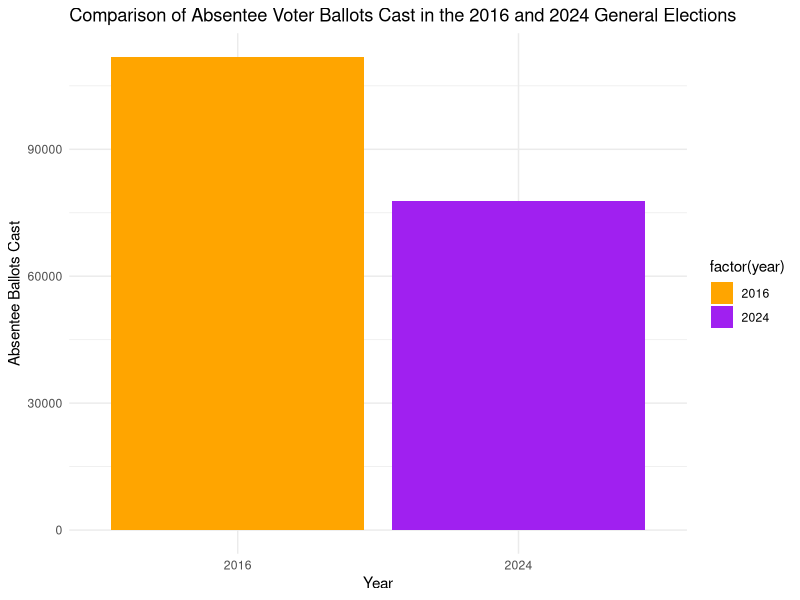
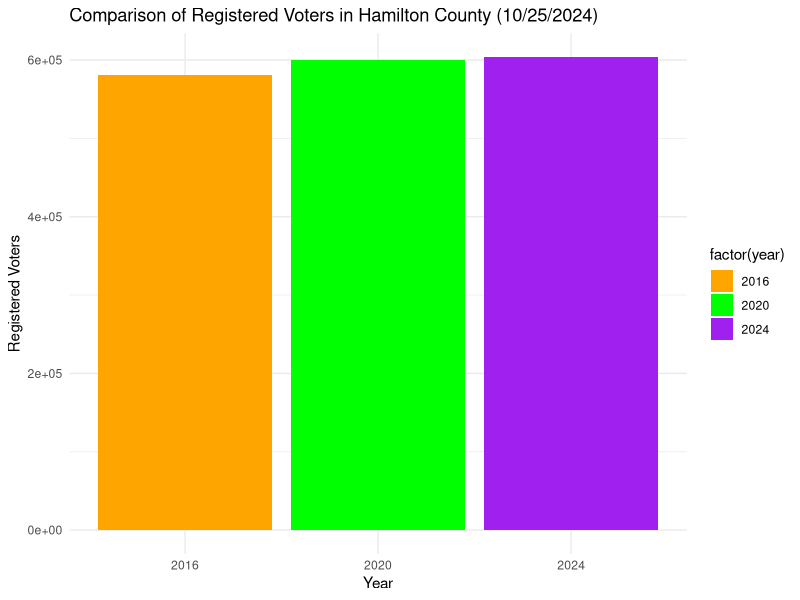
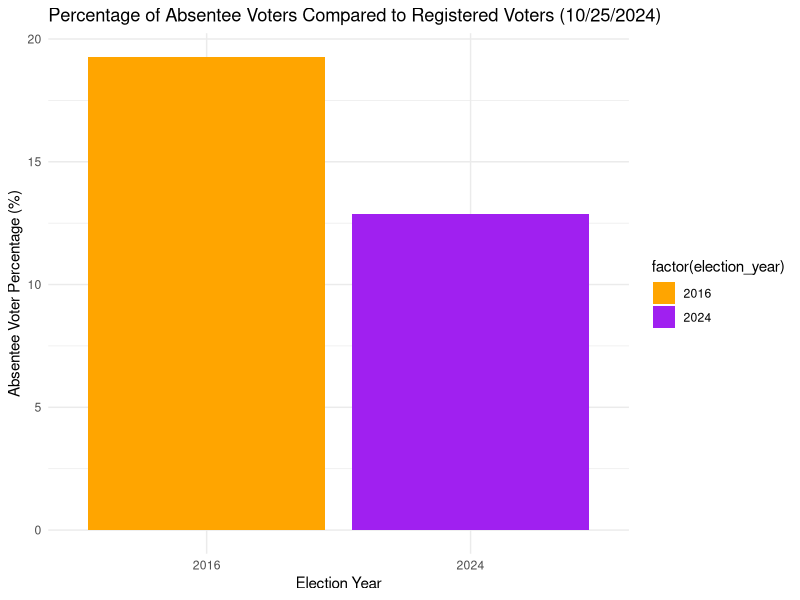

R code for these plots, in order:
## ---- chunk 1
library(tidyverse)
library(ggplot2)

# Input data
year <- c(2016, 2024)
absentee_ballots <- c(111844, 77738) 

# Create a dataframe
election_data <- data.frame(year, absentee_ballots)

# Create a bar plot comparing absentee ballots in 2016 and 2024
ggplot(election_data, aes(x = factor(year), y = absentee_ballots, fill = factor(year))) +
  geom_bar(stat = "identity") +
  labs(title = "Comparison of Absentee Voter Ballots Cast in the 2016 and 2024 General Elections",
       x = "Year",
       y = "Absentee Ballots Cast") +
  scale_fill_manual(values = c("2016" = "orange", "2024" = "purple")) +
  theme_minimal()

## ---- chunk 2
# Input data for registered voters
year <- c(2016, 2020, 2024)
registered_voters <- c(580354, 600401, 603980) 

# Create a dataframe
election_data <- data.frame(year, registered_voters)

# Create a bar plot comparing registered voters in 2016, 2020, and 2024
ggplot(election_data, aes(x = factor(year), y = registered_voters, fill = factor(year))) +
  geom_bar(stat = "identity") +
  labs(title = "Comparison of Registered Voters in Hamilton County (10/25/2024)",
       x = "Year",
       y = "Registered Voters") +
  scale_fill_manual(values = c("2016" = "orange", "2020" = "green", "2024" = "purple")) +
  theme_minimal()

## ---- chunk 3
# Input data for absentee ballots and registered voters
election_year <- c(2016, 2024)
absentee_voters <- c(111844, 77738)  
registered_voters <- c(580354, 603980)  

# Calculate the percentage of absentee voters
absentee_percentage <- (absentee_voters / registered_voters) * 100

# Create a data frame
election_data <- data.frame(election_year, absentee_percentage)

# Create a bar plot comparing absentee voter percentages in 2016 and 2024
ggplot(election_data, aes(x = factor(election_year), y = absentee_percentage, fill = factor(election_year))) +
  geom_bar(stat = "identity") +
  labs(title = "Percentage of Absentee Voters Compared to Registered Voters (10/25/2024)",
       x = "Election Year",
       y = "Absentee Voter Percentage (%)") +
  scale_fill_manual(values = c("2016" = "orange", "2024" = "purple")) +
  theme_minimal()
